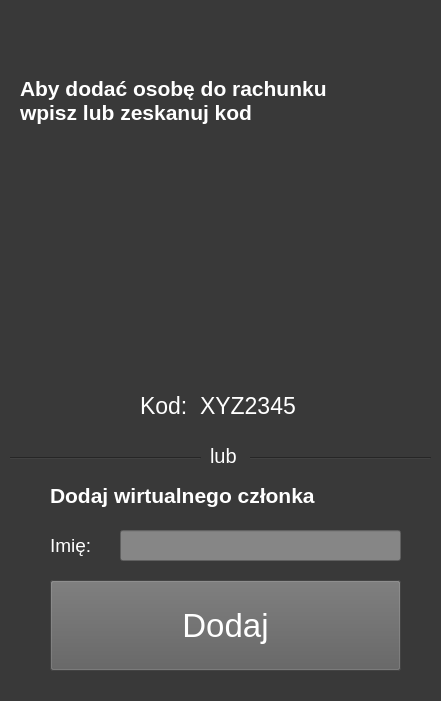
    <widget class="QWidget" name="widgetNowyCzlonek" native="true">
     <property name="geometry">
      <rect>
       <x>0</x>
       <y>-10</y>
       <width>441</width>
       <height>701</height>
      </rect>
     </property>
     <property name="autoFillBackground">
      <bool>false</bool>
     </property>
     <property name="styleSheet">
      <string notr="true">background-color: rgb(57, 57, 57);</string>
     </property>
     <widget class="QLabel" name="label_2">
      <property name="geometry">
       <rect>
        <x>20</x>
        <y>65</y>
        <width>431</width>
        <height>71</height>
       </rect>
      </property>
      <property name="font">
       <font>
        <family>Tahoma</family>
        <pointsize>16</pointsize>
        <bold>true</bold>
       </font>
      </property>
      <property name="styleSheet">
       <string notr="true">color: rgb(255, 255, 255);</string>
      </property>
      <property name="text">
       <string>Aby dodać osobę do rachunku
wpisz lub zeskanuj kod</string>
      </property>
     </widget>
     <widget class="QLabel" name="label_3">
      <property name="geometry">
       <rect>
        <x>140</x>
        <y>390</y>
        <width>61</width>
        <height>31</height>
       </rect>
      </property>
      <property name="font">
       <font>
        <family>Tahoma</family>
        <pointsize>17</pointsize>
        <bold>false</bold>
       </font>
      </property>
      <property name="styleSheet">
       <string notr="true">color: rgb(255, 255, 255);</string>
      </property>
      <property name="text">
       <string>Kod:</string>
      </property>
     </widget>
     <widget class="QLabel" name="label2_2">
      <property name="geometry">
       <rect>
        <x>210</x>
        <y>440</y>
        <width>41</width>
        <height>31</height>
       </rect>
      </property>
      <property name="font">
       <font>
        <family>Tahoma</family>
        <pointsize>15</pointsize>
        <bold>false</bold>
       </font>
      </property>
      <property name="styleSheet">
       <string notr="true">color: rgb(255, 255, 255);</string>
      </property>
      <property name="text">
       <string>lub</string>
      </property>
     </widget>
     <widget class="Line" name="line_2">
      <property name="geometry">
       <rect>
        <x>250</x>
        <y>450</y>
        <width>181</width>
        <height>16</height>
       </rect>
      </property>
      <property name="orientation">
       <enum>Qt::Orientation::Horizontal</enum>
      </property>
     </widget>
     <widget class="Line" name="line_3">
      <property name="geometry">
       <rect>
        <x>10</x>
        <y>450</y>
        <width>191</width>
        <height>16</height>
       </rect>
      </property>
      <property name="orientation">
       <enum>Qt::Orientation::Horizontal</enum>
      </property>
     </widget>
     <widget class="QLabel" name="label_5">
      <property name="geometry">
       <rect>
        <x>50</x>
        <y>480</y>
        <width>361</width>
        <height>31</height>
       </rect>
      </property>
      <property name="font">
       <font>
        <pointsize>16</pointsize>
        <bold>true</bold>
       </font>
      </property>
      <property name="styleSheet">
       <string notr="true">color: rgb(255, 255, 255);</string>
      </property>
      <property name="text">
       <string>Dodaj wirtualnego członka</string>
      </property>
     </widget>
     <widget class="QLabel" name="label_6">
      <property name="geometry">
       <rect>
        <x>50</x>
        <y>530</y>
        <width>61</width>
        <height>31</height>
       </rect>
      </property>
      <property name="font">
       <font>
        <family>Tahoma</family>
        <pointsize>14</pointsize>
        <bold>false</bold>
       </font>
      </property>
      <property name="styleSheet">
       <string notr="true">color: rgb(255, 255, 255);</string>
      </property>
      <property name="text">
       <string>Imię:</string>
      </property>
     </widget>
     <widget class="QLineEdit" name="lineEdit_2">
      <property name="geometry">
       <rect>
        <x>120</x>
        <y>530</y>
        <width>281</width>
        <height>31</height>
       </rect>
      </property>
      <property name="font">
       <font>
        <family>Tahoma</family>
        <pointsize>20</pointsize>
       </font>
      </property>
      <property name="styleSheet">
       <string notr="true">background-color: rgb(134, 134, 134);</string>
      </property>
      <property name="text">
       <string/>
      </property>
     </widget>
     <widget class="QPushButton" name="buttonDodajCzlonek">
      <property name="geometry">
       <rect>
        <x>50</x>
        <y>580</y>
        <width>351</width>
        <height>91</height>
       </rect>
      </property>
      <property name="font">
       <font>
        <family>Tahoma</family>
        <pointsize>25</pointsize>
        <bold>false</bold>
       </font>
      </property>
      <property name="cursor">
       <cursorShape>PointingHandCursor</cursorShape>
      </property>
      <property name="styleSheet">
       <string notr="true">color: rgb(255, 255, 255);
	background-color: rgb(94, 94, 94);</string>
      </property>
      <property name="text">
       <string>Dodaj</string>
      </property>
     </widget>
     <widget class="QPushButton" name="buttonCzlonkowieClose">
      <property name="geometry">
       <rect>
        <x>10</x>
        <y>10</y>
        <width>50</width>
        <height>50</height>
       </rect>
      </property>
      <property name="styleSheet">
       <string notr="true">border-radius: 100px;</string>
      </property>
      <property name="text">
       <string/>
      </property>
      <property name="icon">
       <iconset theme="QIcon::ThemeIcon::EditClear"/>
      </property>
      <property name="iconSize">
       <size>
        <width>50</width>
        <height>50</height>
       </size>
      </property>
     </widget>
     <widget class="QLabel" name="label_11">
      <property name="geometry">
       <rect>
        <x>200</x>
        <y>390</y>
        <width>111</width>
        <height>31</height>
       </rect>
      </property>
      <property name="font">
       <font>
        <family>Tahoma</family>
        <pointsize>17</pointsize>
        <bold>false</bold>
       </font>
      </property>
      <property name="styleSheet">
       <string notr="true">color: rgb(255, 255, 255);</string>
      </property>
      <property name="text">
       <string>XYZ2345</string>
      </property>
     </widget>
     <widget class="QLabel" name="label_4">
      <property name="geometry">
       <rect>
        <x>120</x>
        <y>150</y>
        <width>221</width>
        <height>231</height>
       </rect>
      </property>
      <property name="text">
       <string/>
      </property>
      <property name="pixmap">
       <pixmap>KodQr.jpg</pixmap>
      </property>
     </widget>
    </widget>
